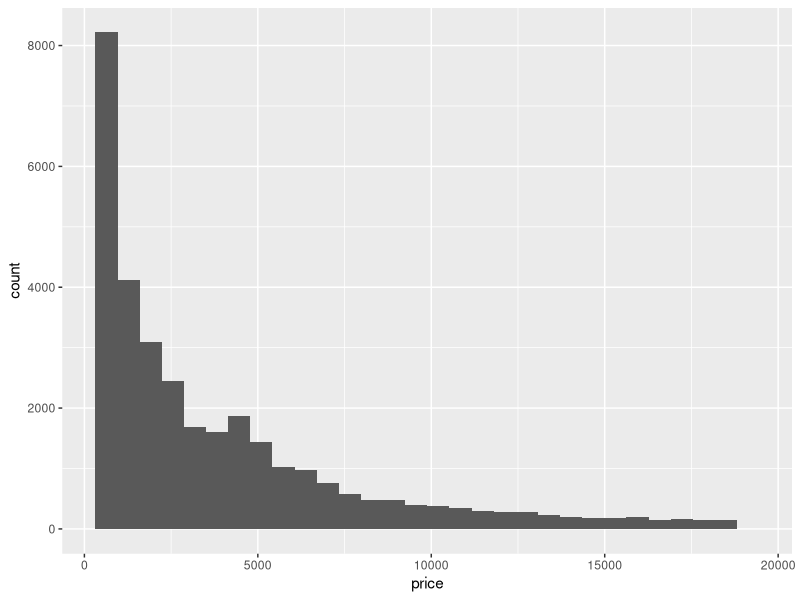
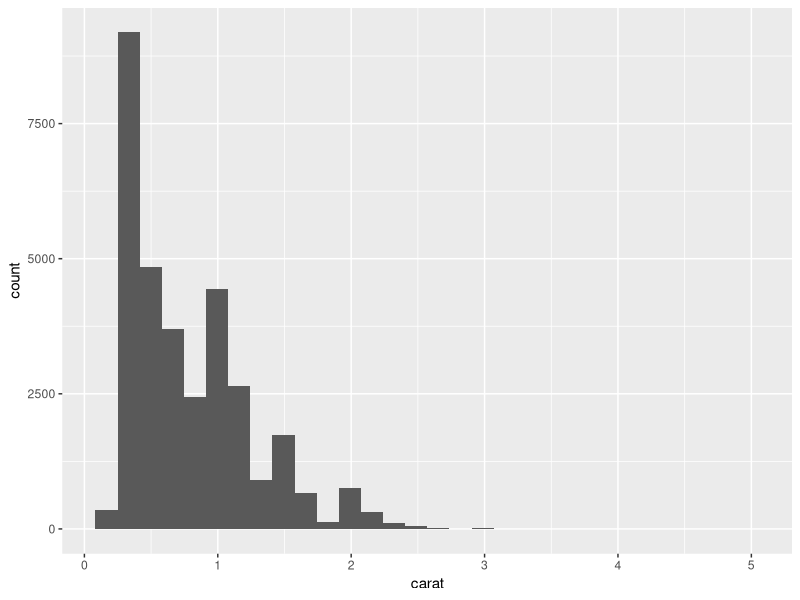
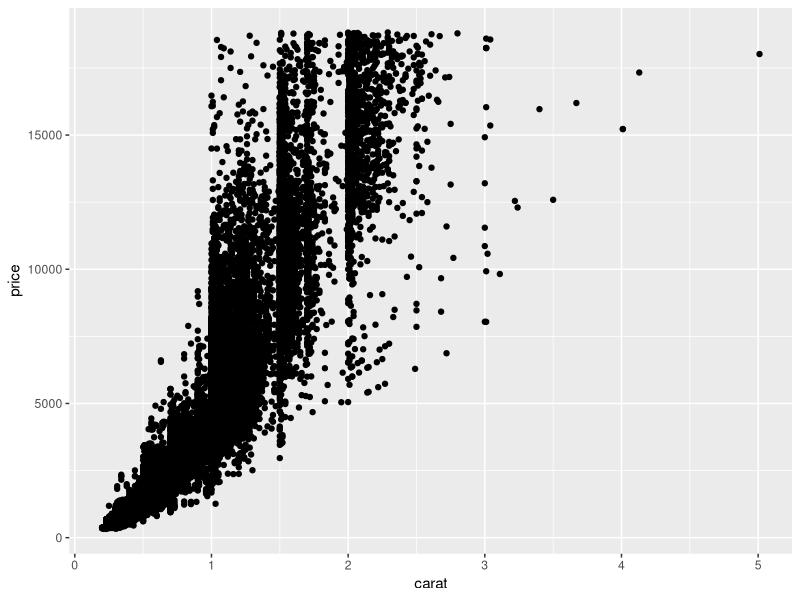
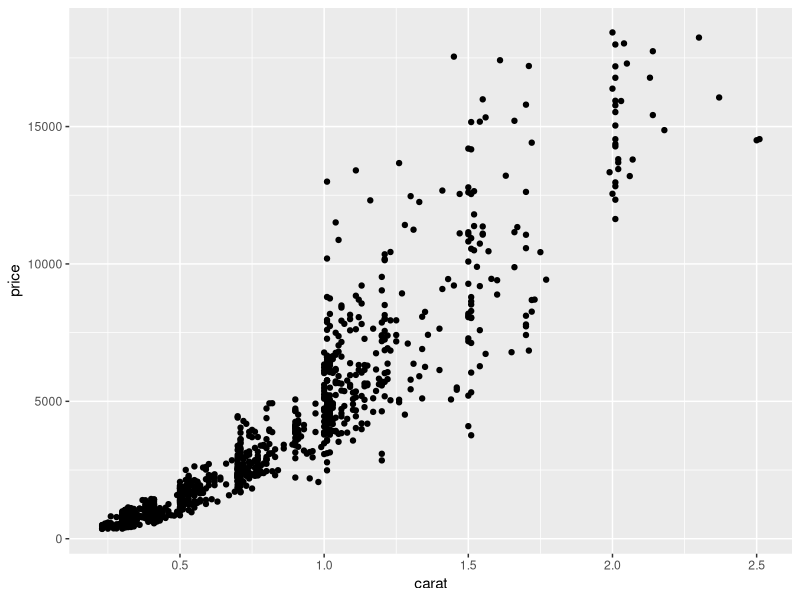
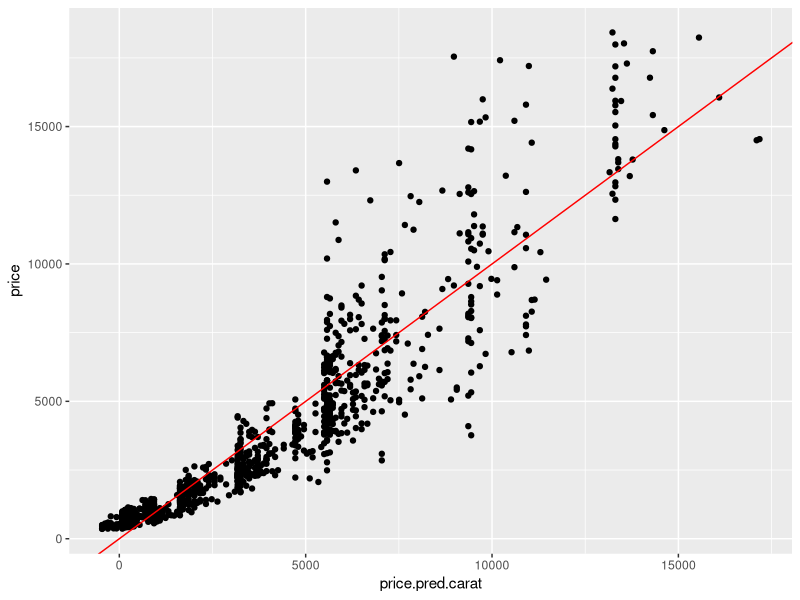
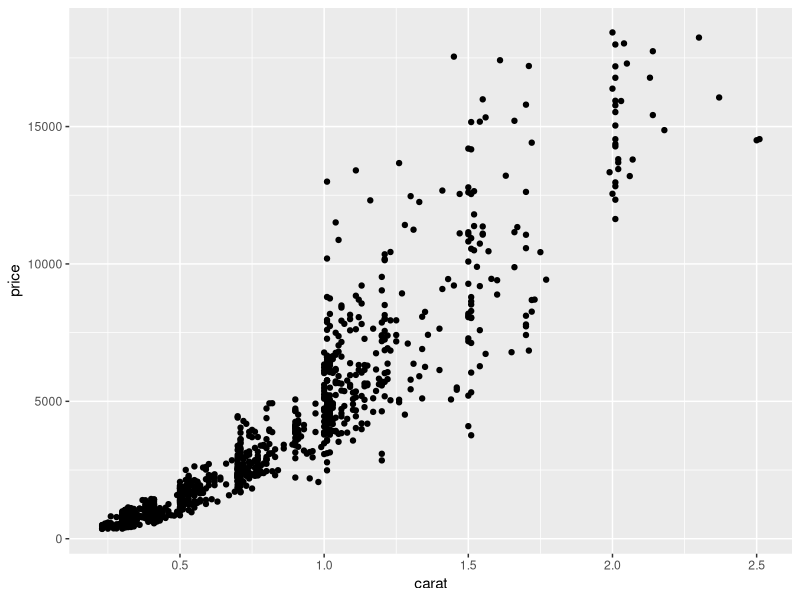
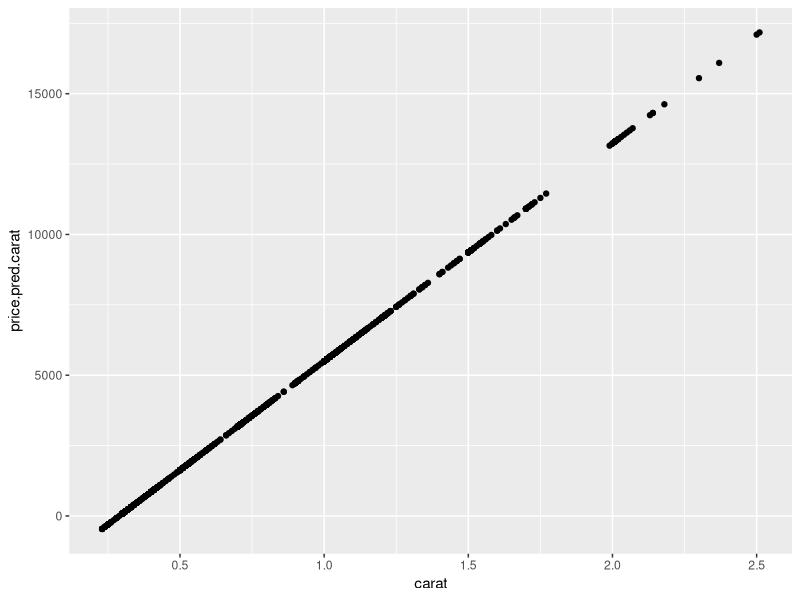
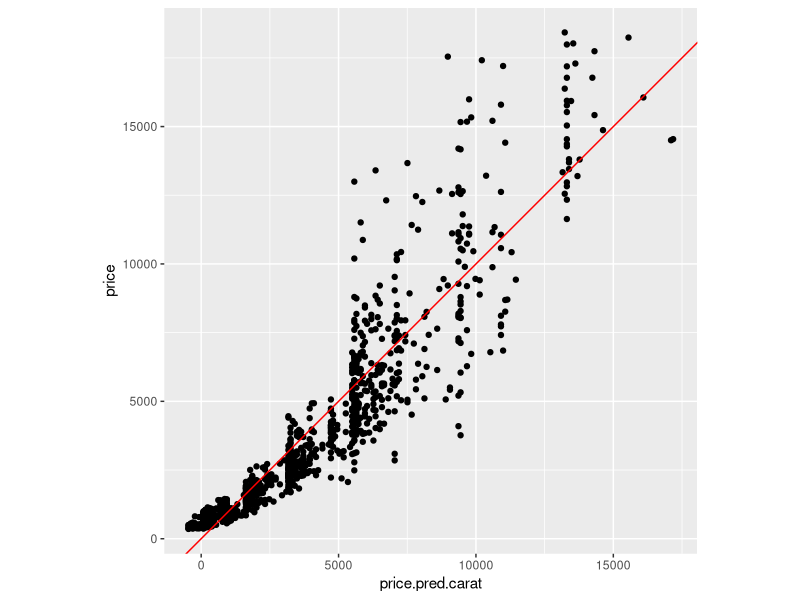

These figures' R source, in order: (Note: this script raises an error after producing the figures.)
library(tidyverse)

# check out our data (included with 'tidyverse' package)
diamonds

# training/test/validation split
set.seed(12345)
train.proportion <- 0.6
test.proportion <- 0.2
validation.proportion <- 0.2

# pull out the training data
train.index <- sample(1:nrow(diamonds), nrow(diamonds)*train.proportion)
train.data <- diamonds[train.index,]

# select test and validation from what's left over
holdout.data <- diamonds[-train.index,]
test.index <- sample(1:nrow(holdout.data), nrow(diamonds)*test.proportion)
test.data <- holdout.data[test.index,]
validation.data <- holdout.data[-test.index,]

### a bit of data exploration ###

# 'price' data distribution
summary(train.data$price)
ggplot(data=train.data) +
  geom_histogram(mapping = aes(x=price))

# 'carat' data distribution
summary(train.data$carat)
ggplot(data=train.data) +
  geom_histogram(mapping = aes(x=carat))

# price vs carat
ggplot(data=train.data) + 
  geom_point(mapping = aes(x=carat,y=price))

# sample just 1000 points from the training data for easy plotting
train.plot.sample.idx <- sample(1:nrow(train.data), 1000)

# price vs carat (sample only)
ggplot(data=train.data[train.plot.sample.idx,]) + 
  geom_point(mapping = aes(x=carat,y=price))


### train a linear regression model using a single variable, carat, as predictor
carat.lm <- lm(data = train.data, price ~ carat)
summary(carat.lm)

train.data$price.pred.carat <- predict(carat.lm, newdata=train.data)


# plot price vs. the model predictions
ggplot(data=train.data[train.plot.sample.idx,]) + 
  geom_point(mapping = aes(x=price.pred.carat,y=price)) +
  geom_abline(intercept=0, slope=1, color="red")

# compare with the plot of price vs carat directly
ggplot(data=train.data[train.plot.sample.idx,]) + 
  geom_point(mapping = aes(x=carat,y=price))

# ...in other words
ggplot(data=train.data[train.plot.sample.idx,]) + 
  geom_point(mapping = aes(x=carat,y=price.pred.carat))


# plot price vs. the model predictions with forced equal x, y scales
ggplot(data=train.data[train.plot.sample.idx,]) + 
  geom_point(mapping = aes(x=price.pred.carat,y=price)) +
  coord_equal(ratio=1) +
  geom_abline(intercept=0, slope=1, color="red")

# note: some price predictions are less than 0 - why is this?


# check out the distribution of residuals for this model
train.data$carat.lm.residuals <- train.data$price - train.data$price.pred.carat
ggplot(data=train.data[train.plot.sample.idx,]) +
  geom_histogram(mapping = aes(x=carat.lm.residuals)) + 
  geom_vline(xintercept = 0, color="red")

# linear regression assumes error is normally distributed - are we close?


### Polynomial models ###

# try adding a higher-order term
# aka fitting price to a 2nd-order polynomial of carat
carat.lm.poly.2 <- lm(data = train.data, price ~ carat + I(carat^2))
summary(carat.lm.poly.2)

# plot price vs predicted price for the polynomial model
train.data$price.pred.carat.poly.2 <- predict(carat.lm.poly.2, newdata=train.data)
ggplot(data=train.data[train.plot.sample.idx,]) + 
  geom_point(mapping = aes(x=price.pred.carat.poly.2,y=price)) +
  coord_equal(ratio=1) + 
  geom_abline(intercept=0, slope=1, color="red")

# look at the distribution of residuals
train.data$residuals.carat.poly.2 <- train.data$price - train.data$price.pred.carat.poly.2
ggplot(data=train.data[train.plot.sample.idx,]) +
  geom_histogram(mapping = aes(x=residuals.carat.poly.2)) + 
  geom_vline(xintercept = 0, color="red")

# try a 3rd-order polynomial
carat.lm.poly.3 <- lm(data = train.data, price ~ carat + I(carat^2) + I(carat^3))
summary(carat.lm.poly.3)

# plot price vs predicted price for the 3rd-order polynomial model
train.data$price.pred.carat.poly.3 <- predict(carat.lm.poly.3, newdata=train.data)

ggplot(data=train.data[train.plot.sample.idx,]) + 
  geom_point(mapping = aes(x=price.pred.carat.poly.3,y=price)) +
  coord_equal(ratio=1) + 
  geom_abline(intercept=0, slope=1, color="red")

# look at the distribution of residuals for the poly 3 model
train.data$residuals.carat.poly.3 <- train.data$price - train.data$price.pred.carat.poly.3
ggplot(data=train.data[train.plot.sample.idx,]) +
  geom_histogram(mapping = aes(x=residuals.carat.poly.3)) + 
  geom_vline(xintercept = 0, color="red")

# compare performance of each model against the validation set

# compute predicted price by each model for the validation set
validation.data$price.pred.carat.lm <- predict(carat.lm, newdata=validation.data)
validation.data$price.pred.carat.poly.2 <- predict(carat.lm.poly.2, newdata=validation.data)
validation.data$price.pred.carat.poly.3 <- predict(carat.lm.poly.3, newdata=validation.data)

# look at some actual accuracy metrics
library(forecast)
accuracy(validation.data$price.pred.carat.lm, validation.data$price)
accuracy(validation.data$price.pred.carat.poly.2, validation.data$price)
accuracy(validation.data$price.pred.carat.poly.3, validation.data$price)

# ME: Mean Error
# RMSE: Root Mean Squared Error
# MAE: Mean Absolute Error
# MPE: Mean Percentage Error
# MAPE: Mean Absolute Percentage Error

# simple R-squared for validation data predictions vs validation data actual prices
cor(validation.data$price.pred.carat.lm, validation.data$price)^2
cor(validation.data$price.pred.carat.poly.2, validation.data$price)^2
cor(validation.data$price.pred.carat.poly.3, validation.data$price)^2

# is this a good measure of actual model performance?
# does it have any weak spots?
cor(validation.data$price.pred.carat.lm, validation.data$price)^2
cor(validation.data$price.pred.carat.lm + 100000, validation.data$price)^2

# an unbiased statistic that is comparable to R-squared
# but against out-of-sample data
rsq.holdout <- function(preds, actuals) {
  SSE <- sum((actuals - preds) ^ 2)
  SST <- sum((actuals - mean(actuals)) ^ 2)
  rsq.holdout.value <- (1 - SSE / SST)
  return(rsq.holdout.value)
}

# both versions for simple linear model
cor(validation.data$price.pred.carat.lm, validation.data$price)^2
rsq.holdout(validation.data$price.pred.carat.lm, validation.data$price)

# both versions for poly 2 model
cor(validation.data$price.pred.carat.poly.2, validation.data$price)^2
rsq.holdout(validation.data$price.pred.carat.poly.2, validation.data$price)

# both versions for poly 3 model
cor(validation.data$price.pred.carat.poly.3, validation.data$price)^2
rsq.holdout(validation.data$price.pred.carat.poly.3, validation.data$price)

# what about adjusted R-squared? Do we need to account for model complexity when 
# measuring against out-of-sample data?


# what is our best guess at real model performance?
# note: this is why we have validation and test data
# best.model <- carat.lm
# best.model <- carat.lm.poly.2
# best.model <- carat.lm.poly.3
test.data$predicted.price <- predict(best.model, newdata=test.data)
accuracy(test.data$predicted.price, test.data$price)
rsq.holdout(test.data$predicted.price, test.data$price)


### Why not use higher-order polynomials all the time? ###

# try with a tiny training dataset
set.seed(11235)
train.data.tiny.index <- sample(1:nrow(train.data), 10)
train.data.tiny <- train.data[train.data.tiny.index,]

ggplot(data=train.data.tiny) + 
  geom_point(mapping = aes(x = carat, y = price))

# train our 3 polynomial models on the tiny dataset
tiny.poly.1 <- lm(data=train.data.tiny, price ~ carat)
summary(tiny.poly.1)

tiny.poly.2 <- lm(data=train.data.tiny, price ~ carat + I(carat^2))
summary(tiny.poly.2)

tiny.poly.3 <- lm(data=train.data.tiny, price ~ carat + I(carat^2) + I(carat^3))
summary(tiny.poly.3)

tiny.poly.5 <- lm(data=train.data.tiny, price ~ carat + I(carat^2) + I(carat^3)
                  + I(carat^4) + I(carat^5))
summary(tiny.poly.5)

tiny.poly.8 <- lm(data=train.data.tiny, price ~ carat + I(carat^2) + I(carat^3)
                  + I(carat^4) + I(carat^5) + I(carat^6) + I(carat^7)+ I(carat^8))
summary(tiny.poly.8)
# look at the curves fit by each model

# simple linear model
tiny.poly.1$coefficients
ggplot(data=train.data.tiny) + 
  geom_point(mapping = aes(x = carat, y = price)) + 
  stat_function(geom = "line",
                fun = function(x) tiny.poly.1$coefficients[1] + 
                  tiny.poly.1$coefficients[2]*x
                ) + 
  ggtitle("Linear Model")


# 2nd-order polynomial
tiny.poly.2$coefficients
ggplot(data=train.data.tiny) + 
  geom_point(mapping = aes(x = carat, y = price)) + 
  stat_function(geom = "line",
                fun = function(x) tiny.poly.2$coefficients[1] + 
                  tiny.poly.2$coefficients[2]*x + 
                  tiny.poly.2$coefficients[3]*x^2
  ) + 
  ggtitle("Polynomial Order 2")

# 3rd-order polynomial
tiny.poly.3$coefficients
ggplot(data=train.data.tiny) + 
  geom_point(mapping = aes(x = carat, y = price)) + 
  stat_function(geom = "line",
                fun = function(x) tiny.poly.3$coefficients[1] + 
                  tiny.poly.3$coefficients[2]*x + 
                  tiny.poly.3$coefficients[3]*x^2 + 
                  tiny.poly.3$coefficients[4]*x^3
  ) + 
  ggtitle("Polynomial Order 3")


# 5th-order polynomial
tiny.poly.5$coefficients
ggplot(data=train.data.tiny) + 
  geom_point(mapping = aes(x = carat, y = price)) + 
  stat_function(geom = "line",
                fun = function(x) tiny.poly.5$coefficients[1] + 
                  tiny.poly.5$coefficients[2]*x + 
                  tiny.poly.5$coefficients[3]*x^2 + 
                  tiny.poly.5$coefficients[4]*x^3 + 
                  tiny.poly.5$coefficients[5]*x^4 + 
                  tiny.poly.5$coefficients[6]*x^5
  ) + 
  ggtitle("Polynomial Order 5")

# what happens when we extrapolate?
ggplot(data=train.data.tiny) + 
  geom_point(mapping = aes(x = carat, y = price)) + 
  stat_function(geom = "line",
                fun = function(x) tiny.poly.5$coefficients[1] + 
                  tiny.poly.5$coefficients[2]*x + 
                  tiny.poly.5$coefficients[3]*x^2 + 
                  tiny.poly.5$coefficients[4]*x^3 + 
                  tiny.poly.5$coefficients[5]*x^4 + 
                  tiny.poly.5$coefficients[6]*x^5
  ) + xlim(0,2) + 
  ggtitle("Polynomial Order 5")

# 8th-order polynomial
tiny.poly.8$coefficients
ggplot(data=train.data.tiny) + 
  geom_point(mapping = aes(x = carat, y = price)) + 
  stat_function(geom = "line",
                fun = function(x) tiny.poly.8$coefficients[1] + 
                  tiny.poly.8$coefficients[2]*x + 
                  tiny.poly.8$coefficients[3]*x^2 + 
                  tiny.poly.8$coefficients[4]*x^3 + 
                  tiny.poly.8$coefficients[5]*x^4 + 
                  tiny.poly.8$coefficients[6]*x^5 + 
                  tiny.poly.8$coefficients[7]*x^6 + 
                  tiny.poly.8$coefficients[8]*x^7 + 
                  tiny.poly.8$coefficients[9]*x^8
  ) + 
  ggtitle("Polynomial Order 8")

# check out the validation results
validation.data$val.preds.tiny.poly.1 <- predict(tiny.poly.1, newdata = validation.data)
ggplot(data=validation.data) +
  geom_point(mapping = aes(x=val.preds.tiny.poly.1, y=price)) +
  coord_equal(ratio=1) + 
  geom_abline(intercept=0, slope=1, color="red") + 
  ggtitle("Tiny Polynomial Model 1")

validation.data$val.preds.tiny.poly.2 <- predict(tiny.poly.2, newdata = validation.data)
ggplot(validation.data) +
  geom_point(mapping = aes(x=val.preds.tiny.poly.2, y=price)) +
  coord_equal(ratio=1) + 
  geom_abline(intercept=0, slope=1, color="red") + 
  ggtitle("Tiny Polynomial Model 2")

validation.data$val.preds.tiny.poly.3 <- predict(tiny.poly.3, newdata = validation.data)
ggplot(validation.data) +
  geom_point(mapping = aes(x=val.preds.tiny.poly.3, y=price)) +
  coord_equal(ratio=1) + 
  geom_abline(intercept=0, slope=1, color="red") + 
  ggtitle("Tiny Polynomial Model 3")

validation.data$val.preds.tiny.poly.5 <- predict(tiny.poly.5, newdata = validation.data)
ggplot(validation.data) +
  geom_point(mapping = aes(x=val.preds.tiny.poly.5, y=price)) +
  geom_abline(intercept=0, slope=1, color="red") + 
  ggtitle("Tiny Polynomial Model 5")

validation.data$val.preds.tiny.poly.8 <- predict(tiny.poly.8, newdata = validation.data)
ggplot(validation.data) +
  geom_point(mapping = aes(x=val.preds.tiny.poly.8, y=price)) +
  geom_abline(intercept=0, slope=1, color="red") + 
  ggtitle("Tiny Polynomial Model 8")

# some predictions WAY off for the higher-order models - why is this?

# compare accuracy measures across models
library(forecast)
accuracy(validation.data$val.preds.tiny.poly.1, validation.data$price)
accuracy(validation.data$val.preds.tiny.poly.2, validation.data$price)
accuracy(validation.data$val.preds.tiny.poly.3, validation.data$price)
accuracy(validation.data$val.preds.tiny.poly.5, validation.data$price)
accuracy(validation.data$val.preds.tiny.poly.8, validation.data$price)

# ME: Mean Error
# RMSE: Root Mean Squared Error
# MAE: Mean Absolute Error
# MPE: Mean Percentage Error
# MAPE: Mean Absolute Percentage Error
